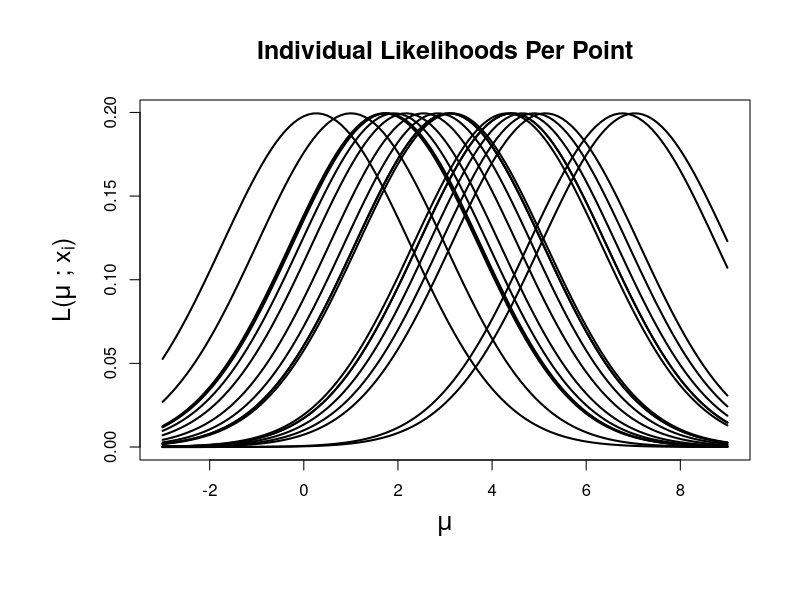
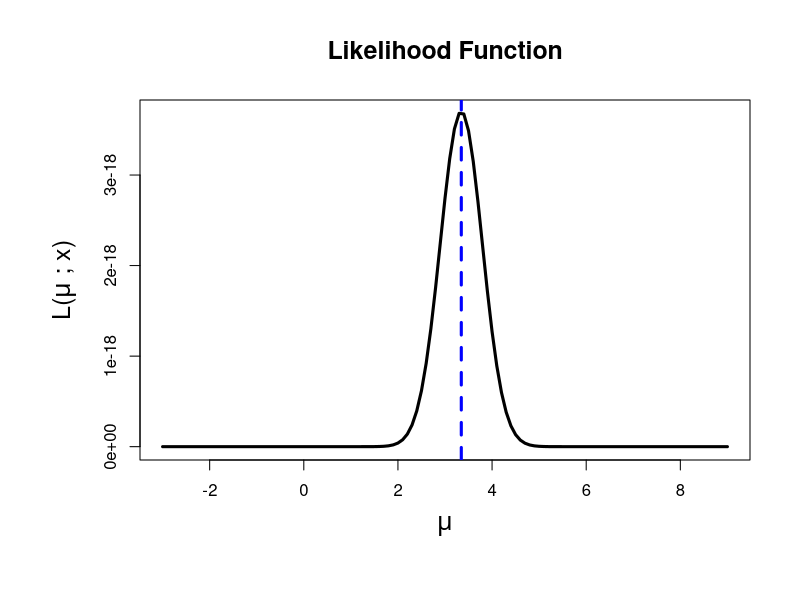
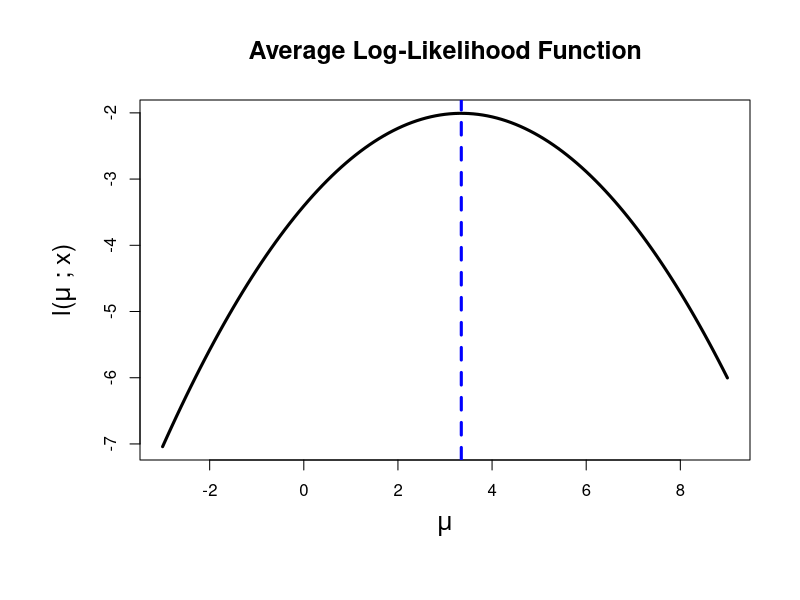

Here is the R script that generated these plots, in order:
## ---- chunk 1
## Start by generating a sample from a normal distribtion
n = 20     ## Number of data points to generate
mu = 3     ## Mean of Gaussian
sigma = 2  ## Standard deviation of Gaussian

## rnorm function in R generates Gaussian (pseudo)random variables
x = rnorm(n, mean = mu, sd = sigma)
## ---- chunk 2
## This sequence is for the x-axis in our plots
t = seq(mu - 3*sigma, mu + 3*sigma, sigma/20)

## This sets the plot margins
par(mai=c(1.4, 1.4, 1, 0.5))

## Plot individual likelihoods for each data point
## The dnorm function evaluates the pdf of the Gaussian
plot(t, dnorm(t, mean = x[1], sd = sigma), type='l', lwd = 2,
     main = "Individual Likelihoods Per Point",
     ylab = expression(paste("L(", mu, " ; x"[i], ")")),
     xlab = expression(mu), cex.lab = 1.5, cex.main = 1.5)
for(i in 2:n)
  lines(t, dnorm(t, x[i], sigma), lwd = 2)
## ---- chunk 3
## Compute the likelihood function for all of the data
lik = 1
for(i in 1:n)
  lik = lik * dnorm(t, x[i], sigma)

## Plot the likelihood
## NOTE: This will not work if you set n large enough!
plot(t, lik, type='l', lwd = 3,
     main = "Likelihood Function",
     ylab = expression(paste("L(", mu, " ; x)")),
     xlab = expression(mu), cex.lab = 1.5, cex.main = 1.5)

## Draw a vertical line at the mean value of the data
abline(v = mean(x), col='blue', lwd = 3, lty = 2)
## ---- chunk 4
## Now compute the average log likelihood of the data and plot it
log.lik = 0
for(i in 1:n)
  log.lik = log.lik + (1/n) * log(dnorm(t, x[i], sigma))

plot(t, log.lik, type='l', lwd = 3,
     main = "Average Log-Likelihood Function",
     ylab = expression(paste("l(", mu, " ; x)")),
     xlab = expression(mu), cex.lab = 1.5, cex.main = 1.5)
abline(v = mean(x), col='blue', lwd = 3, lty = 2)
